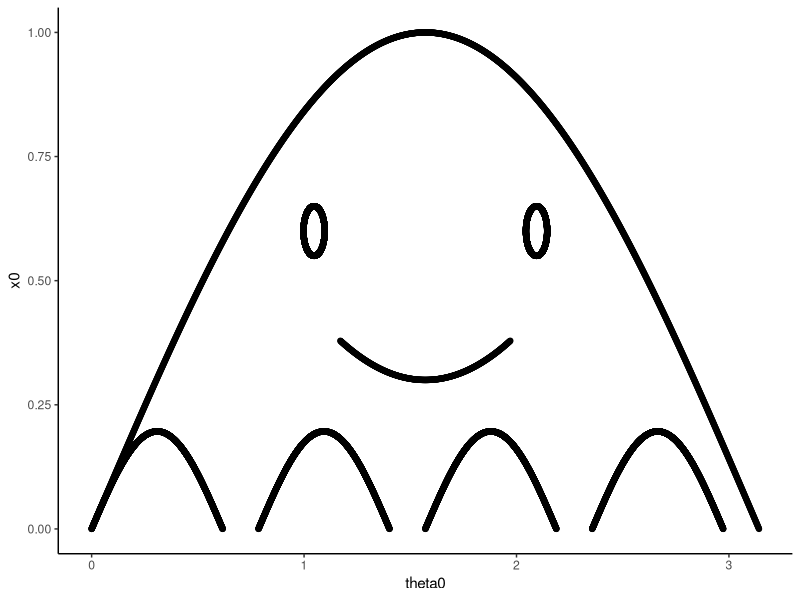

This chart was generated by the following R code:
library(ggplot2)

radius <- 1
theta <- seq(0, 1 * pi, length = 2000)
x= radius * sin(theta)

radius1 <- pi/16
theta1 <- seq(0, pi/16 * pi, length = 2000)
x1= radius1 * sin(theta)

theta2 <- seq(0, pi/16 * pi, length = 2000) + pi/4
x2= radius1 * sin(theta)

theta3 <- seq(0, pi/16 * pi, length = 2000) + pi/4+pi/4
x3= radius1 * sin(theta)

theta4 <- seq(0, pi/16 * pi, length = 2000) + pi/4+pi/4+pi/4
x4= radius1 * sin(theta)

x0 <- c(x, x1, x2, x3, x4)
theta0 <- c(theta, theta1, theta2, theta3, theta4)

eye_radius <- 0.05
eye_theta <- seq(-1 * pi, 1 * pi, length = 2000)

eye_x1= eye_radius * sin(eye_theta) + 0.6
eye_y1= eye_radius * cos(eye_theta) + pi/3

eye_x2= eye_radius * sin(eye_theta) + 0.6
eye_y2= eye_radius * cos(eye_theta) + pi/3+pi/3

theta_smile <- subset(theta, theta>=(pi/2-0.4))
theta_smile <- subset(theta_smile, theta_smile<=(pi/2+0.4))
x_smile= radius * -sin(theta_smile) + 1.3

x0 <- c(x, x1, x2, x3, x4, eye_x1, eye_x2, x_smile)
theta0 <- c(theta, theta1, theta2, theta3, theta4, eye_y1, eye_y2, theta_smile)

df<- data.frame(theta0, x0)

ggplot(data=df, aes(x=theta0, y=x0)) + geom_point() + theme_classic()
